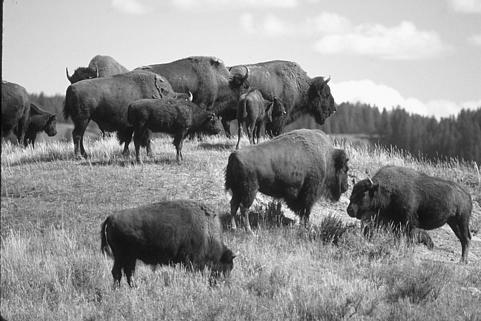
%> input picture buffalo.png, 481 x 321 px
$ octave buffalo_highpass_filter.m   (GNU Octave 9; MATLAB toolbox functions it lacks are replaced by stand-ins)
%> lines starting %> are read from the running program, lines starting %| are printed output that depends on the picture
clear all;

c=imread('buffalo.png');
%> c is the input picture: size 321x481 uint8; min 1, max 255, mean 145.2
f1=fspecial('laplacian');
f2=fspecial('log');
cf1=filter2(f1,c);
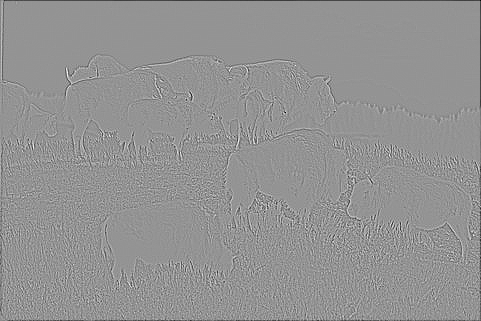
%> cf1: size 321x481 double; min -413.2, max 299, mean -1.5; drawn with min black and max white
cf2=filter2(f2,c);
figure,imshow(c);
figure,imshow(cf1/100);
%> after `imshow(cf1/100)`:
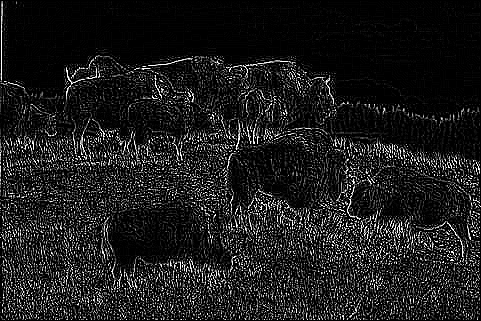
%> displayed picture: size 321x481, on the screen's scale of 0 to 255; min 0, max 255, mean 29
figure,imshow(cf2/100);
%> after `imshow(cf2/100)`:
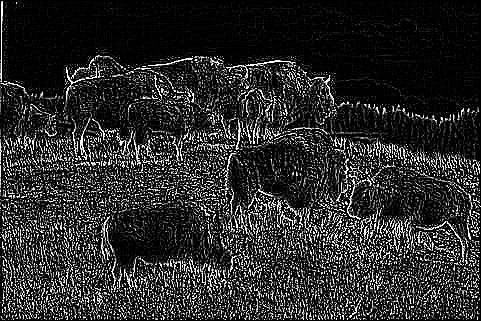
%> displayed picture: size 321x481, on the screen's scale of 0 to 255; min 0, max 255, mean 42.5
